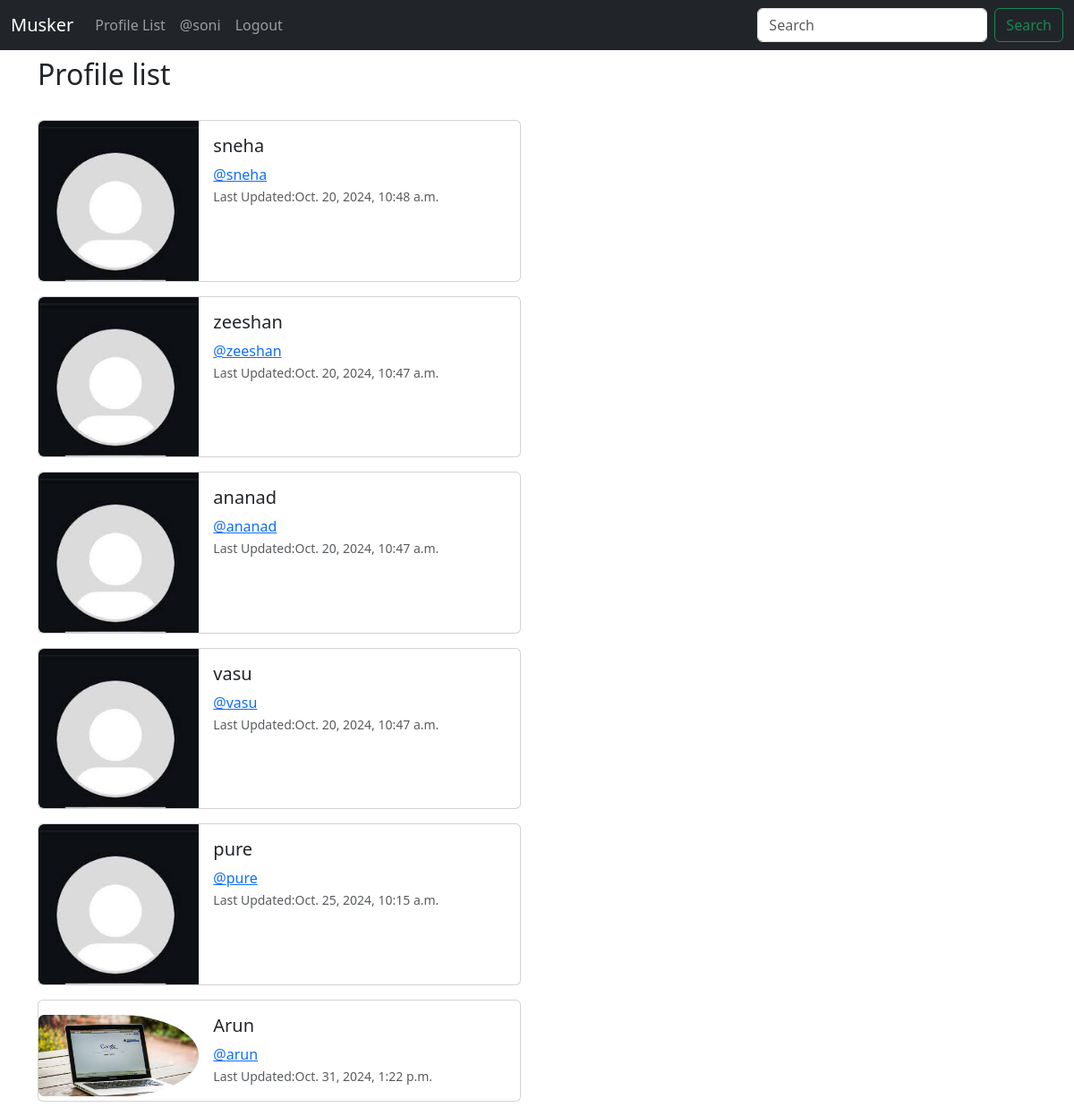
Screenshot of /profile_list/ (signed in) with the database file from the repository.
### musker/models.py (models this page shows, shortened)
class Profile(models.Model):
    user = models.OneToOneField(User, on_delete=models.CASCADE)
    fallows = models.ManyToManyField("self", related_name='fallowed_by',
                                     symmetrical=False, blank=True)
    date_modified = models.DateTimeField(User,auto_now=True)
    profile_image = models.ImageField(null=True,blank=True,upload_to='images/')

### musker/views.py (the view)
# urls.py: path('profile_list/',views.profile_list,name='profile_list'),
def profile_list(request):
    if request.user.is_authenticated:
        profile = Profile.objects.exclude(user=request.user)
        return render(request, 'profile_list.html', {'profiles': profile})
    else:
        messages.success(request, 'You Must Be LoggedIn To view This Page')
        return redirect('home')

### musker/templates/profile_list.html
{% extends 'base.html' %}
{% load static %}
{% block content %}
 <h2>Profile list</h2>
  <br>
{% if profiles %}
 {% for profile in profiles %}
<div class="card mb-3" style="max-width: 540px;">
       <div class="row g-0">
        <div class="col-md-4">
            {% if profile.profile_image %}
               <img src="{{profile.profile_image.url}}" class="img-fluid rounded-start rounded-circle mt-3" width="100%" height="200"   alt="...">
            {% else %}
              <img src="{% static 'images/defaultProfile.jpg'  %}" class="img-fluid rounded-start" alt="...">
            {% endif %}
        </div>
       <div class="col-md-8">
          <div class="card-body ">
            <h5 class="card-title">{{profile.user.username}}</h5>
            <a class="card-text text-primary" href="{%  url 'profile' profile.user.id %}" > @{{profile.user.username|lower}}</a>
            <p class="card-text"><small class="text-body-secondary">Last Updated:{{ profile.date_modified}}</small></p>
          </div>
       </div>
       </div>
 </div>
 {% endfor %}
{% endif %}
{% endblock %}

### musker/templates/Navbar.html (shortened to what this page needs)
<nav class="navbar navbar-expand-lg navbar-dark bg-dark mb-2 ">
  <div class="container-fluid">
    <a class="navbar-brand" href="/">Musker</a>
    <div class="collapse navbar-collapse" id="navbarSupportedContent">
      <ul class="navbar-nav me-auto mb-2 mb-lg-0">
        <li class="nav-item">
          <a class="nav-link" href="{% url 'profile_list' %}">Profile List</a>
        </li>
        {% if user.is_authenticated%}
          <li class="nav-item">
          <a class="nav-link" href="{% url 'profile' request.user.id %}">@{{user}}</a>
        </li>
         <li class="nav-item">
          <a class="nav-link" href="{% url 'logout' %}">Logout</a>
         </li>
        {% else %}
             <li class="nav-item">
          <a class="nav-link" href="{% url 'login' %}">Login</a>
               <li class="nav-item">
          <a class="nav-link" href="{% url 'signin' %}">Signin</a>
         </li>
        {% endif %}
      </ul>
      <form class="d-flex" role="search">
        <input class="form-control me-2" type="search" placeholder="Search" aria-label="Search">
        <button class="btn btn-outline-success" type="submit">Search</button>
      </form>
    </div>
  </div>
</nav>

### rows the page displays
Profile: user.username "sneha", date_modified "Oct. 20, 2024, 10:48 a.m."
Profile: user.username "zeeshan", date_modified "Oct. 20, 2024, 10:47 a.m."
Profile: user.username "ananad", date_modified "Oct. 20, 2024, 10:47 a.m."
Profile: user.username "vasu", date_modified "Oct. 20, 2024, 10:47 a.m."
Profile: user.username "pure", date_modified "Oct. 25, 2024, 10:15 a.m."
Profile: profile_image (picture), user.username "Arun", user.username "arun", date_modified "Oct. 31, 2024, 1:22 p.m."

### other values shown
{{ user }} "soni"
